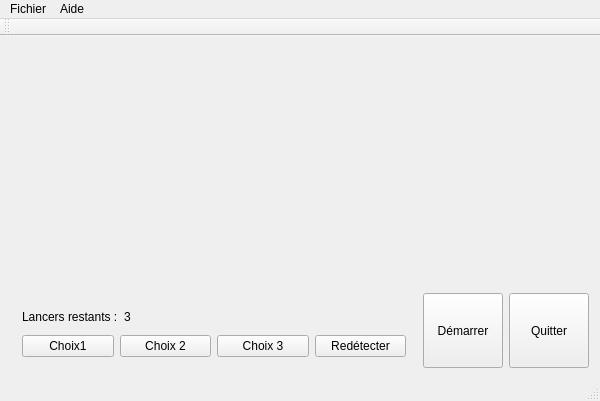
<?xml version="1.0" encoding="UTF-8"?>
<ui version="4.0">
 <class>QYams</class>
 <widget class="QMainWindow" name="QYams">
  <property name="geometry">
   <rect>
    <x>0</x>
    <y>0</y>
    <width>600</width>
    <height>401</height>
   </rect>
  </property>
  <property name="windowTitle">
   <string>Yams</string>
  </property>
  <widget class="QWidget" name="vLayout">
   <layout class="QVBoxLayout" name="verticalLayout">
    <item>
     <layout class="QHBoxLayout" name="horizontalLayout">
      <item>
       <widget class="QCameraWidget" name="qCameraWidget" native="true"/>
      </item>
      <item>
       <widget class="QPlayerGridsWidget" name="qPlayerGridsWidget" native="true"/>
      </item>
     </layout>
    </item>
    <item>
     <layout class="QHBoxLayout" name="lytBottom">
      <item>
       <widget class="QWidget" name="wdgGameBar" native="true">
        <layout class="QVBoxLayout" name="lytInGame">
         <item>
          <layout class="QHBoxLayout" name="horizontalLayout_6">
           <item>
            <widget class="QLabel" name="label_2">
             <property name="sizePolicy">
              <sizepolicy hsizetype="Preferred" vsizetype="Minimum">
               <horstretch>0</horstretch>
               <verstretch>0</verstretch>
              </sizepolicy>
             </property>
             <property name="text">
              <string>Lancers restants :</string>
             </property>
            </widget>
           </item>
           <item>
            <widget class="QLabel" name="lblTurn">
             <property name="text">
              <string>3</string>
             </property>
            </widget>
           </item>
           <item>
            <spacer name="horizontalSpacer">
             <property name="orientation">
              <enum>Qt::Horizontal</enum>
             </property>
             <property name="sizeType">
              <enum>QSizePolicy::Maximum</enum>
             </property>
             <property name="sizeHint" stdset="0">
              <size>
               <width>500</width>
               <height>20</height>
              </size>
             </property>
            </spacer>
           </item>
          </layout>
         </item>
         <item>
          <layout class="QHBoxLayout" name="horizontalLayout_5">
           <item>
            <widget class="QPushButton" name="btnChoice1">
             <property name="maximumSize">
              <size>
               <width>100</width>
               <height>25</height>
              </size>
             </property>
             <property name="text">
              <string>Choix1</string>
             </property>
            </widget>
           </item>
           <item>
            <widget class="QPushButton" name="btnChoice2">
             <property name="maximumSize">
              <size>
               <width>100</width>
               <height>25</height>
              </size>
             </property>
             <property name="text">
              <string>Choix 2</string>
             </property>
            </widget>
           </item>
           <item>
            <widget class="QPushButton" name="btnChoice3">
             <property name="enabled">
              <bool>true</bool>
             </property>
             <property name="maximumSize">
              <size>
               <width>100</width>
               <height>25</height>
              </size>
             </property>
             <property name="text">
              <string>Choix 3</string>
             </property>
            </widget>
           </item>
           <item>
            <widget class="QPushButton" name="btnRedetection">
             <property name="text">
              <string>Redétecter</string>
             </property>
            </widget>
           </item>
          </layout>
         </item>
        </layout>
       </widget>
      </item>
      <item>
       <widget class="QPushButton" name="btnStart">
        <property name="maximumSize">
         <size>
          <width>150</width>
          <height>75</height>
         </size>
        </property>
        <property name="text">
         <string>Démarrer</string>
        </property>
       </widget>
      </item>
      <item>
       <widget class="QPushButton" name="btnQuit">
        <property name="maximumSize">
         <size>
          <width>150</width>
          <height>75</height>
         </size>
        </property>
        <property name="text">
         <string>Quitter</string>
        </property>
       </widget>
      </item>
     </layout>
    </item>
   </layout>
  </widget>
  <widget class="QToolBar" name="mainToolBar">
   <attribute name="toolBarArea">
    <enum>TopToolBarArea</enum>
   </attribute>
   <attribute name="toolBarBreak">
    <bool>false</bool>
   </attribute>
  </widget>
  <widget class="QStatusBar" name="statusBar"/>
  <widget class="QMenuBar" name="menuBar">
   <property name="geometry">
    <rect>
     <x>0</x>
     <y>0</y>
     <width>600</width>
     <height>21</height>
    </rect>
   </property>
   <widget class="QMenu" name="menuFichier">
    <property name="title">
     <string>Fichier</string>
    </property>
    <addaction name="actionRestart"/>
    <addaction name="actionQuit"/>
   </widget>
   <widget class="QMenu" name="menu_propos">
    <property name="title">
     <string>Aide</string>
    </property>
    <addaction name="actionRules"/>
    <addaction name="separator"/>
    <addaction name="actionAbout"/>
   </widget>
   <addaction name="menuFichier"/>
   <addaction name="menu_propos"/>
  </widget>
  <action name="actionQuit">
   <property name="text">
    <string>Quitter</string>
   </property>
   <property name="shortcut">
    <string>Ctrl+Q</string>
   </property>
  </action>
  <action name="actionAbout">
   <property name="text">
    <string>À propos...</string>
   </property>
  </action>
  <action name="actionRules">
   <property name="text">
    <string>Règles du jeu</string>
   </property>
  </action>
  <action name="actionRestart">
   <property name="text">
    <string>Recommencer</string>
   </property>
  </action>
 </widget>
 <layoutdefault spacing="6" margin="11"/>
 <customwidgets>
  <customwidget>
   <class>QCameraWidget</class>
   <extends>QWidget</extends>
   <header>image_recognition/QCameraWidget.hpp</header>
   <container>1</container>
  </customwidget>
  <customwidget>
   <class>QPlayerGridsWidget</class>
   <extends>QWidget</extends>
   <header>QPlayerGridsWidget.hpp</header>
  </customwidget>
 </customwidgets>
 <resources>
  <include location="QYams.qrc"/>
 </resources>
 <connections/>
</ui>
